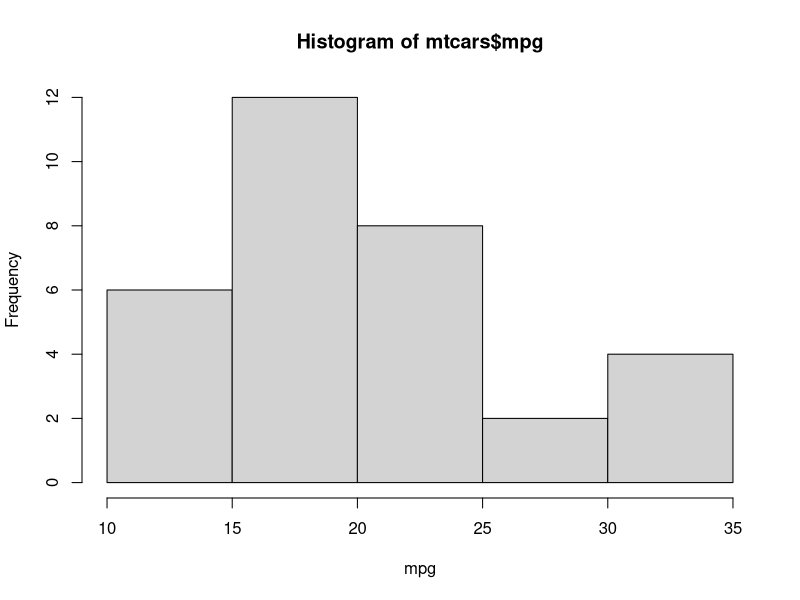
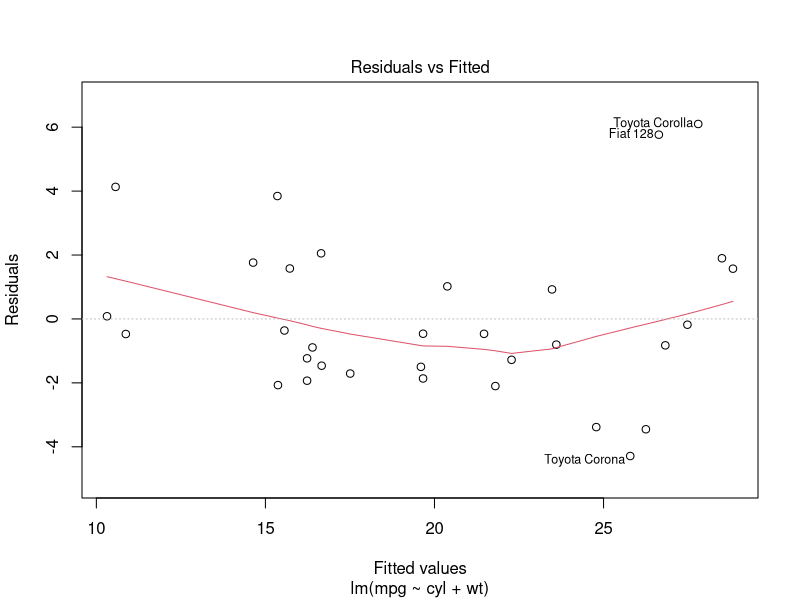
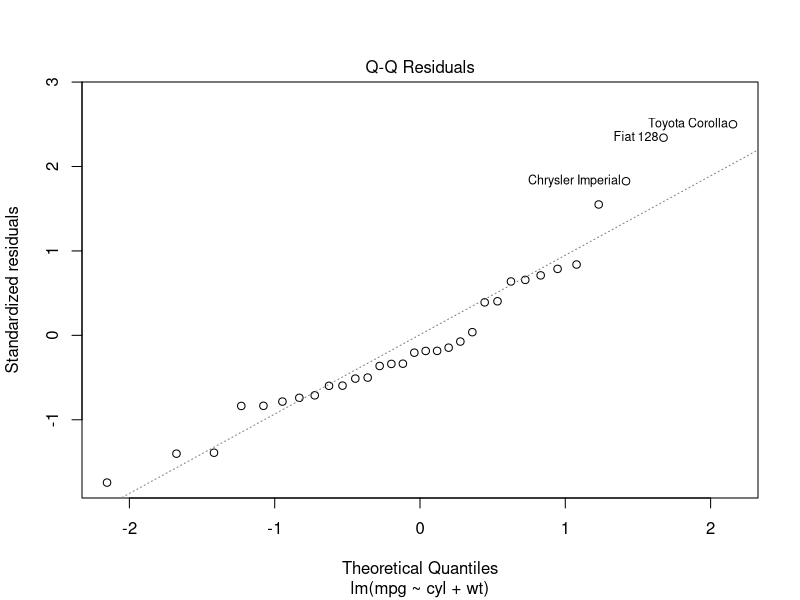
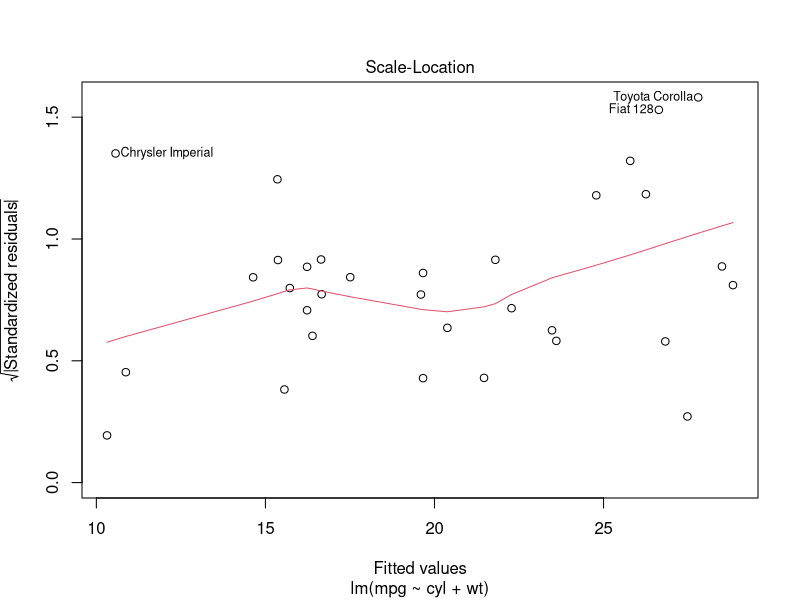
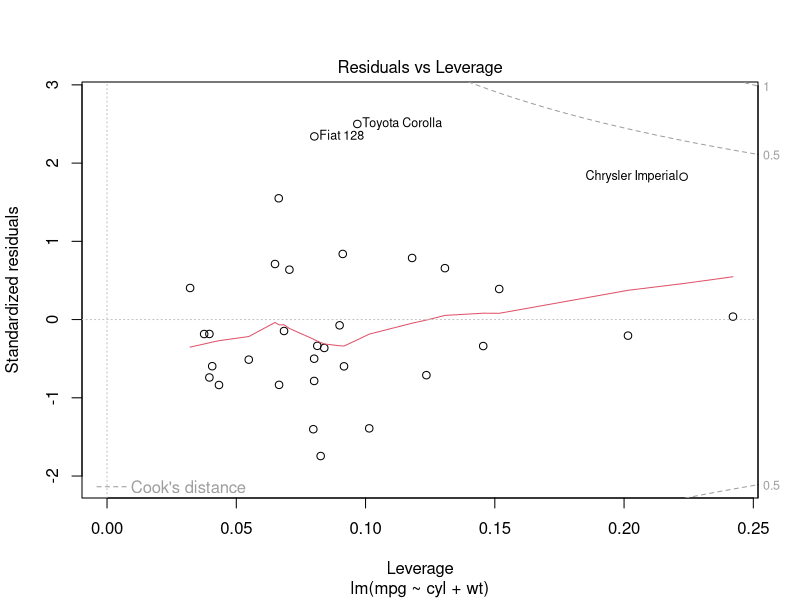

Reproduce these figures in R, in order.
## ---- chunk 1
library(datasets)

hist(mtcars$mpg, xlab="mpg")

# close the plot
dev.off()
## ---- chunk 2
fit <- lm(mpg ~ cyl + wt, data=mtcars)
plot(fit)

# close the plot
dev.off()
